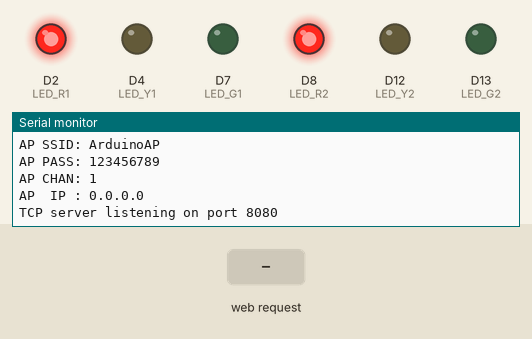
This sketch was run on a simulated Arduino Uno R4 WiFi. Parts: output pins drawn as LEDs (lit = HIGH), the last lines printed to the serial monitor. The inputs (shaded band) are chosen by the test bench.

Above: at 1.5 s.
1.6 s: HTTP request GET /R1 received
At 2.3 s:
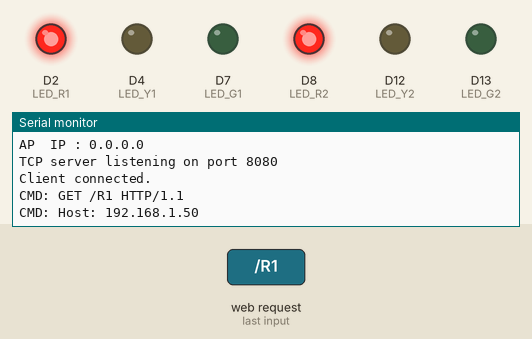
3.1 s: HTTP request GET /Y1 received
At 4.3 s:
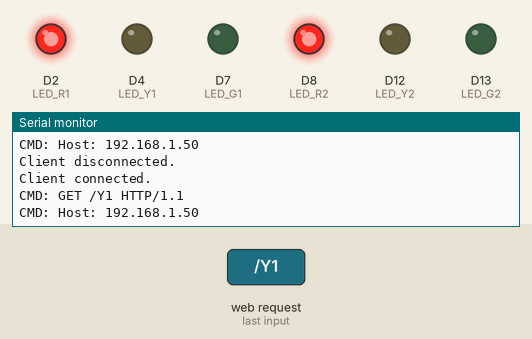
4.6 s: HTTP request GET /G1 received
At 5.7 s:
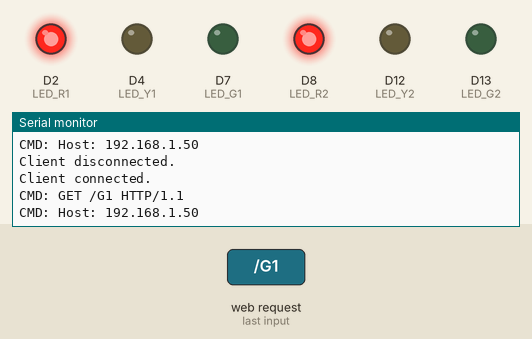

Measured:
- after the input at 1.6 s, the serial monitor: prints a new line at once (image 1)
- after the input at 3.1 s, the serial monitor: prints a new line at once (image 2)
- after the input at 4.6 s, the serial monitor: prints a new line at once (image 3)

The sketch:

Setup_Arduino.ino
```cpp
#include <WiFiS3.h>

const char* ssid = "ArduinoAP";
const char* pass = "123456789";
const uint8_t apChannel = 1;
WiFiServer server(8080);


//PIN MAPPING
//First signal
#define LED_R1 2
#define LED_Y1 4
#define LED_G1 7

//Second signal
#define LED_R2 8
#define LED_Y2 12
#define LED_G2 13

String inbuf;

/**
 * @brief Turns off all LEDs for both traffic light signals.
 *
 * This function ensures that every LED (red, yellow, green)
 * in both Signal 1 and Signal 2 is set to LOW, effectively
 * switching off all lights.
 */
void allOff()
{
  // Turn off all LEDs of the first signal
  digitalWrite(LED_R1, LOW);
  digitalWrite(LED_Y1, LOW);
  digitalWrite(LED_G1, LOW);

  // Turn off all LEDs of the second signal
  digitalWrite(LED_R2, LOW);
  digitalWrite(LED_Y2, LOW);
  digitalWrite(LED_G2, LOW);
}


/**
 * @brief Forces all signals to red (safe state).
 *
 * Sets both Signal 1 and Signal 2 to red, turning off yellow and green.
 * Useful as an initial or transitional safety condition.
 */
void allRed()
{
  digitalWrite(LED_G1, LOW);
  digitalWrite(LED_Y1, LOW);
  digitalWrite(LED_R1, HIGH);
  digitalWrite(LED_G2, LOW);
  digitalWrite(LED_Y2, LOW);
  digitalWrite(LED_R2, HIGH);
}

/**
 * @brief Configure GPIO pins for both traffic light signals.
 *
 * Initializes all LED pins (red, yellow, green) for Signal 1 and Signal 2
 * as outputs, then ensures every LED starts in the OFF state by calling
 * allOff().
 *
 * @pre LED_R1, LED_Y1, LED_G1, LED_R2, LED_Y2, LED_G2 must be defined.
 * @post All LEDs are configured as OUTPUT and set to LOW.
 * @note Call this once in setup() before driving any LEDs.
 */
void setupPins()
{
  // Signal 1 LED directions
  pinMode(LED_R1, OUTPUT);
  pinMode(LED_Y1, OUTPUT);
  pinMode(LED_G1, OUTPUT);

  // Signal 2 LED directions
  pinMode(LED_R2, OUTPUT);
  pinMode(LED_Y2, OUTPUT);
  pinMode(LED_G2, OUTPUT);

  allRed();
}


/**
 * @brief Set the active light for a specific traffic signal.
 *
 * This function turns ON only one LED (Red, Yellow, or Green)
 * based on the character provided, while ensuring the other two
 * LEDs are turned OFF.
 *
 * @param R The pin number of the red LED.
 * @param Y The pin number of the yellow LED.
 * @param G The pin number of the green LED.
 * @param c The character representing the color to turn ON:
 *          - `'R'` → Red
 *          - `'Y'` → Yellow
 *          - `'G'` → Green
 *
 * @note Any character other than `'R'`, `'Y'`, or `'G'` will turn all LEDs OFF.
 * @pre The pin modes must have been configured as OUTPUT.
 * @post Exactly one LED corresponding to @p c will be HIGH, others LOW.
 */
void setLight(int R, int Y, int G, char c)
{
  digitalWrite(R, c == 'R');
  digitalWrite(Y, c == 'Y');
  digitalWrite(G, c == 'G');
}


/**
 * @brief Safe transition to a target green using an all-red and yellow phase.
 *
 * Executes a safety sequence before setting the target green:
 * 1) All signals to red for a short interval.
 * 2) Yellow on the target direction for a short interval.
 * 3) Final target: one direction green, the other red.
 *
 * @param which '1' for Signal 1 (G1), '2' for Signal 2 (G2).
 * @param yellow_ms Duration of the yellow phase in milliseconds.
 * @param red_ms Duration of the all-red phase in milliseconds.
 *
 * @pre Pins configured and LEDs connected as mapped.
 * @post Target direction shows green, the opposite shows red.
 */
void safeGo(char which, unsigned long yellow_ms = 700, unsigned long red_ms = 700)
{
  if (which == '1')
  {
    setLight(LED_R2, LED_Y2, LED_G2, 'Y');
    delay(yellow_ms);
    setLight(LED_R2, LED_Y2, LED_G2, 'R');
    allRed();
    delay(red_ms);
    setLight(LED_R1, LED_Y1, LED_G1, 'G');
    setLight(LED_R2, LED_Y2, LED_G2, 'R');
  }
  else
  {
    setLight(LED_R1, LED_Y1, LED_G1, 'Y');
    delay(yellow_ms);
    setLight(LED_R1, LED_Y1, LED_G1, 'R');
    allRed();
    delay(red_ms);
    setLight(LED_R1, LED_Y1, LED_G1, 'R');
    setLight(LED_R2, LED_Y2, LED_G2, 'G');
  }
}


/**
 * @brief Parse and execute LED control commands received from the Raspberry Pi.
 *
 * Supported commands (case-insensitive, newline-terminated):
 * - "R1" / "Y1" / "G1" → set Signal 1 (Red / Yellow / Green)
 * - "R2" / "Y2" / "G2" → set Signal 2 (Red / Yellow / Green)
 * - "S:XY"             → combined command (X for Signal 1, Y for Signal 2; X,Y∈{R,Y,G})
 * - "ALL:OFF"          → turn off all LEDs
 * - "ALL:RED"          → force all-red safe state
 * - "SAFE:G1"          → safe transition to green on Signal 1
 * - "SAFE:G2"          → safe transition to green on Signal 2
 *
 * Unknown or malformed commands return "ERR".
 *
 * @param raw The raw command string to be processed.
 * @return An acknowledgment string ("ACK <cmd>" or "ERR").
 */
String handleCmd(const String& raw)
{
  String cmd = raw;
  cmd.trim();
  cmd.toUpperCase();

  if (cmd == "R1") { setLight(LED_R1, LED_Y1, LED_G1, 'R'); return "ACK R1"; }
  if (cmd == "Y1") { setLight(LED_R1, LED_Y1, LED_G1, 'Y'); return "ACK Y1"; }
  if (cmd == "G1") { setLight(LED_R1, LED_Y1, LED_G1, 'G'); return "ACK G1"; }

  if (cmd == "R2") { setLight(LED_R2, LED_Y2, LED_G2, 'R'); return "ACK R2"; }
  if (cmd == "Y2") { setLight(LED_R2, LED_Y2, LED_G2, 'Y'); return "ACK Y2"; }
  if (cmd == "G2") { setLight(LED_R2, LED_Y2, LED_G2, 'G'); return "ACK G2"; }

  if (cmd == "ALL:OFF") { allOff(); return "ACK ALL:OFF"; }
  if (cmd == "ALL:RED") { allRed(); return "ACK ALL:RED"; }

  if (cmd.startsWith("S:") && cmd.length() == 4)
  {
    char a = cmd.charAt(2);
    char b = cmd.charAt(3);
    setLight(LED_R1, LED_Y1, LED_G1, a);
    setLight(LED_R2, LED_Y2, LED_G2, b);
    return "ACK S:XY";
  }

  if (cmd == "SAFE:G1") { safeGo('1'); return "ACK SAFE:G1"; }
  if (cmd == "SAFE:G2") { safeGo('2'); return "ACK SAFE:G2"; }

  return "ERR";
}


void setup()
{
  Serial.begin(115200);
  delay(300);
  setupPins();

  Serial.println("Starting Wi-Fi Access Point...");
  int apres = WiFi.beginAP(ssid, pass, apChannel);
  if (apres != WL_AP_LISTENING)
  {
    delay(200);
    Serial.print(".");

  }

  Serial.println("\nAP started.");
  Serial.print("AP SSID: "); Serial.println(ssid);
  Serial.print("AP PASS: "); Serial.println(pass);
  Serial.print("AP CHAN: "); Serial.println(apChannel);
  Serial.print("AP  IP : "); Serial.println(WiFi.localIP());

  server.begin();
  Serial.println("TCP server listening on port 8080");

  inbuf.reserve(64);

}


void loop()
{
  WiFiClient c = server.available();
  if (!c) return;

  Serial.println("Client connected.");
  c.setTimeout(5000);
  unsigned long lastRx = millis();

    while (c.connected())
  {
    if (c.available())
    {
      String line = c.readStringUntil('\n');
      lastRx = millis();
      line.trim();

      if (line.length() > 0)
      {
        Serial.print("CMD: ");
        Serial.println(line);
        String ack = handleCmd(line);
        c.println(ack);
      }
    }

    if (millis() - lastRx > 15000UL)
    {
      Serial.println("Client timeout -> disconnect.");
      break;
    }

    delay(5);
  }

  c.stop();
  Serial.println("Client disconnected.");

}
```
